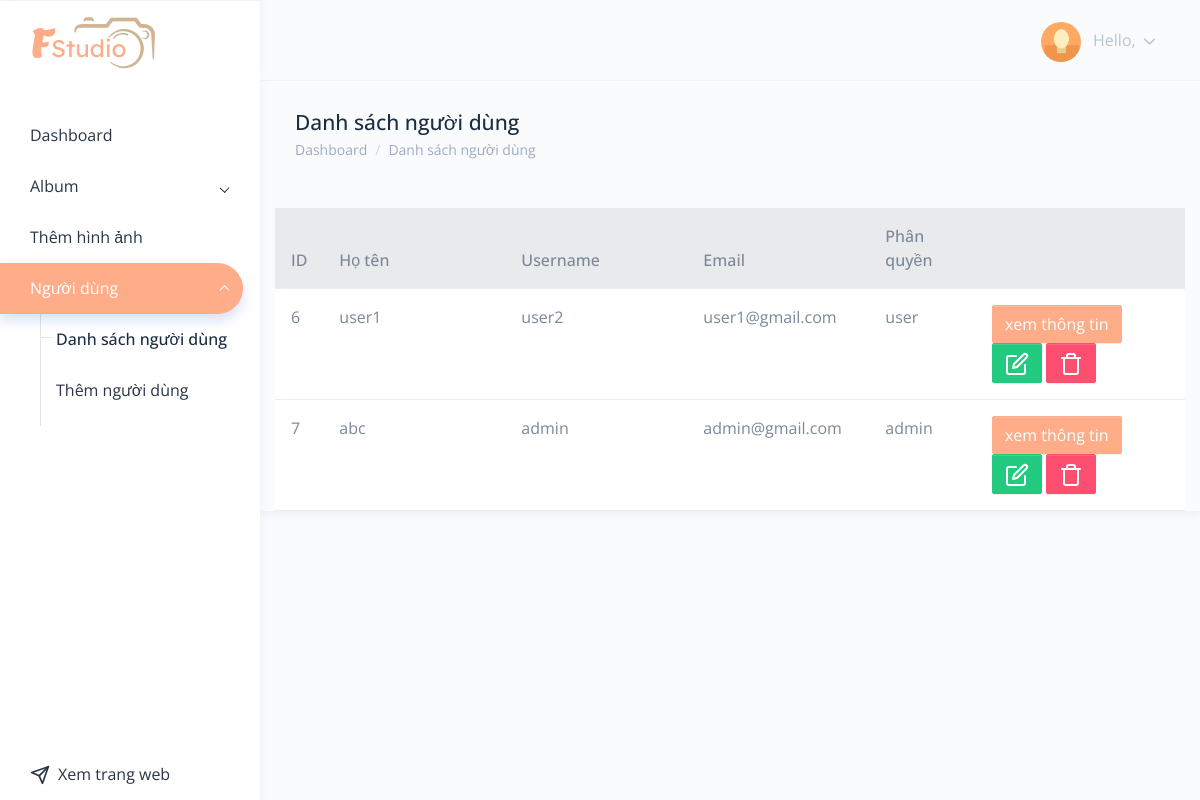
/admin/user-list_vuntpc07201.php, run on an earlier commit of the app's database.
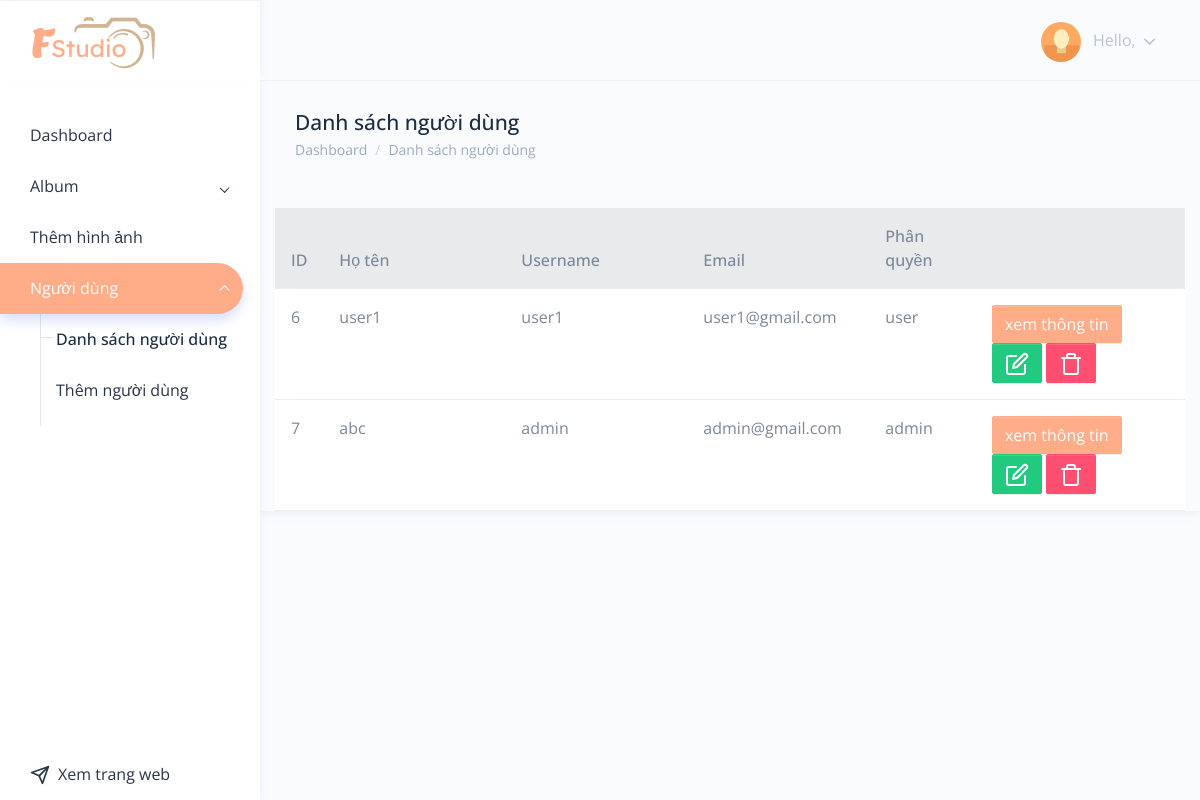
And on a later commit of the database.
### tables this page shows
CREATE TABLE `user` (
  `user_id` int(11) NOT NULL,
  `fullName` varchar(255) NOT NULL,
  `username` varchar(255) NOT NULL,
  `email` varchar(255) NOT NULL,
  `password` varchar(255) NOT NULL,
  `permission` varchar(10) NOT NULL
);

### admin/user-list_vuntpc07201.php (the view, shortened to what this page needs)
<?php
include './components/header.php'
?>
<div class="page-wrapper">
    <div class="page-breadcrumb">
        <div class="row">
            <div class="col-7 align-self-center">
                <h3 class="page-title text-truncate text-dark font-weight-medium mb-1">Danh sách người dùng</h3>
                <div class="d-flex align-items-center">
                    <nav aria-label="breadcrumb">
                        <ol class="breadcrumb m-0 p-0">
                            <li class="breadcrumb-item"><a href="./index.php" class="text-muted">Dashboard</a></li>
                            <li class="breadcrumb-item text-muted active" aria-current="page">Danh sách người dùng</li>
                        </ol>
                    </nav>
                </div>
            </div>
        </div>
    </div>
    <div class="container mt-5">
        <table class="table mb-5">
            <thead class="bg-light">
                <th>ID</th>
                <th>Họ tên</th>
                <th>Username</th>
                <th>Email</th>
                <th>Phân quyền</th>
                <th></th>
            </thead>
            <tbody class="bg-white">
                <?php
                require '../connect.php';
                $sql = $conn->query("SELECT * FROM user");
                if ($sql->num_rows > 0) :
                    while ($user = $sql->fetch_assoc()) :
                ?>
                        <tr>
                            <td><?= $user['user_id'] ?></td>
                            <td  style="width: 20%"><?= $user['fullName'] ?></td>
                            <td style="width: 20%"><?= $user['username'] ?></td>
                            <td style="width: 20%"><?= $user['email'] ?></td>
                            <td><?= $user['permission'] ?></td>
                            <td class="float-end">
                                <a href="user-info_vuntpc07201.php?user_id=<?= $user['user_id'] ?>" class="btn btn-primary">xem thông tin</a>
                                <a href="user-edit_vuntpc07201.php?user_id=<?= $user['user_id'] ?>" class="btn btn-success"><i class="feather-icon" data-feather="edit"></i></a>
                                <button class="btn btn-danger" data-bs-toggle="modal" data-bs-target="#modalDelete<?= $user['user_id'] ?>">
                                    <i class="feather-icon" data-feather="trash"></i>
                                </button>
                            </td>
                        </tr>
                <?php
                    endwhile;
                endif;
                ?>
            </tbody>
        </table>
    </div>
</div>
<?php
include './components/footer.php';
?>

What changed in the data, as far as the page shows it:
changed user "user1": username "user2" → "user1"
